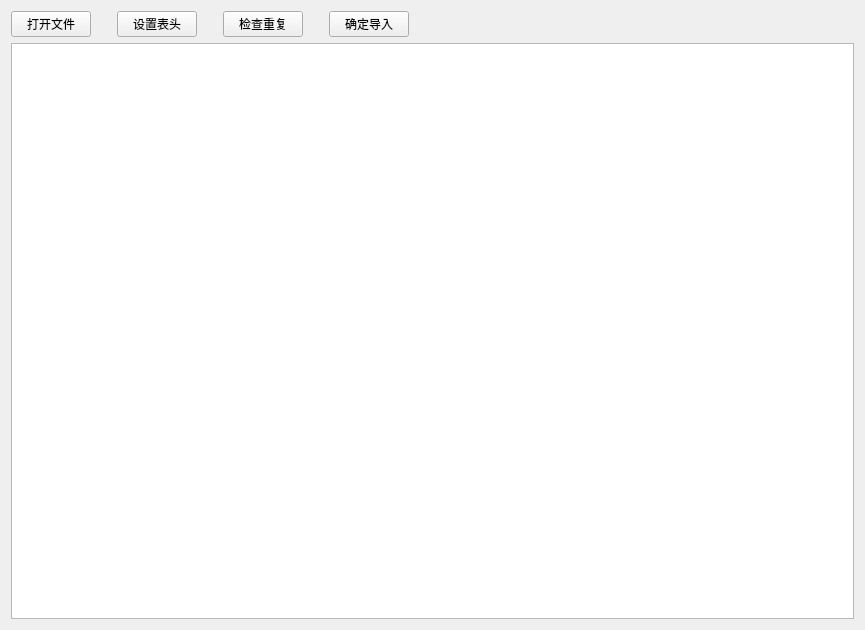
<?xml version="1.0" encoding="UTF-8"?>
<ui version="4.0">
 <class>Cad_Data</class>
 <widget class="QWidget" name="Cad_Data">
  <property name="geometry">
   <rect>
    <x>0</x>
    <y>0</y>
    <width>865</width>
    <height>630</height>
   </rect>
  </property>
  <property name="windowTitle">
   <string>坐标数据</string>
  </property>
  <layout class="QGridLayout" name="gridLayout">
   <item row="0" column="0">
    <layout class="QHBoxLayout" name="horizontalLayout_2">
     <item>
      <layout class="QHBoxLayout" name="horizontalLayout">
       <item>
        <widget class="QPushButton" name="OpenFile_BTN">
         <property name="text">
          <string>打开文件</string>
         </property>
        </widget>
       </item>
       <item>
        <spacer name="horizontalSpacer_2">
         <property name="orientation">
          <enum>Qt::Horizontal</enum>
         </property>
         <property name="sizeHint" stdset="0">
          <size>
           <width>20</width>
           <height>20</height>
          </size>
         </property>
        </spacer>
       </item>
       <item>
        <widget class="QPushButton" name="SetHeader_BTN">
         <property name="text">
          <string>设置表头</string>
         </property>
        </widget>
       </item>
       <item>
        <spacer name="horizontalSpacer_3">
         <property name="orientation">
          <enum>Qt::Horizontal</enum>
         </property>
         <property name="sizeHint" stdset="0">
          <size>
           <width>20</width>
           <height>20</height>
          </size>
         </property>
        </spacer>
       </item>
       <item>
        <widget class="QPushButton" name="Check_repetition_BTN">
         <property name="text">
          <string>检查重复</string>
         </property>
        </widget>
       </item>
       <item>
        <spacer name="horizontalSpacer_4">
         <property name="orientation">
          <enum>Qt::Horizontal</enum>
         </property>
         <property name="sizeHint" stdset="0">
          <size>
           <width>20</width>
           <height>20</height>
          </size>
         </property>
        </spacer>
       </item>
       <item>
        <widget class="QPushButton" name="Import_BTN">
         <property name="text">
          <string>确定导入</string>
         </property>
        </widget>
       </item>
      </layout>
     </item>
     <item>
      <spacer name="horizontalSpacer_5">
       <property name="orientation">
        <enum>Qt::Horizontal</enum>
       </property>
       <property name="sizeHint" stdset="0">
        <size>
         <width>40</width>
         <height>20</height>
        </size>
       </property>
      </spacer>
     </item>
     <item>
      <widget class="QLabel" name="repetition_label">
       <property name="text">
        <string/>
       </property>
      </widget>
     </item>
     <item>
      <spacer name="horizontalSpacer">
       <property name="orientation">
        <enum>Qt::Horizontal</enum>
       </property>
       <property name="sizeHint" stdset="0">
        <size>
         <width>40</width>
         <height>20</height>
        </size>
       </property>
      </spacer>
     </item>
    </layout>
   </item>
   <item row="1" column="0">
    <widget class="QTableWidget" name="table_importcad"/>
   </item>
  </layout>
 </widget>
 <resources/>
 <connections/>
</ui>
